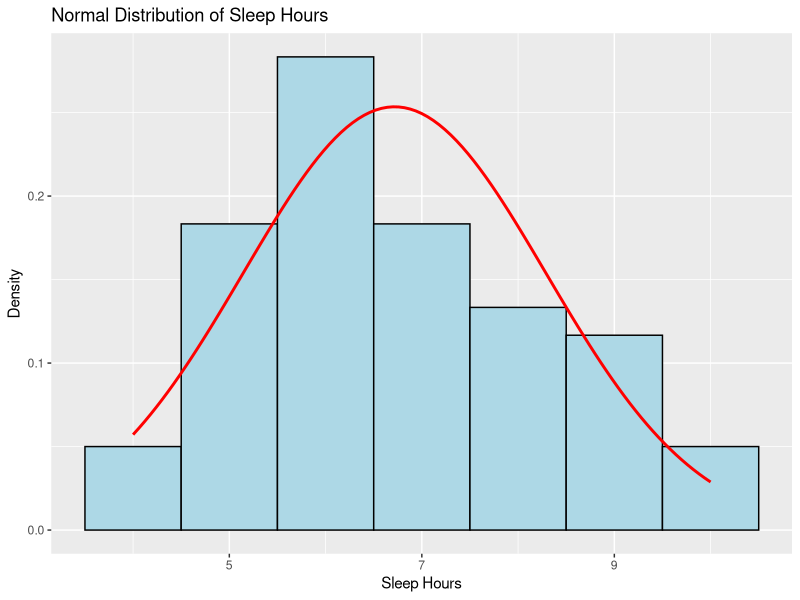
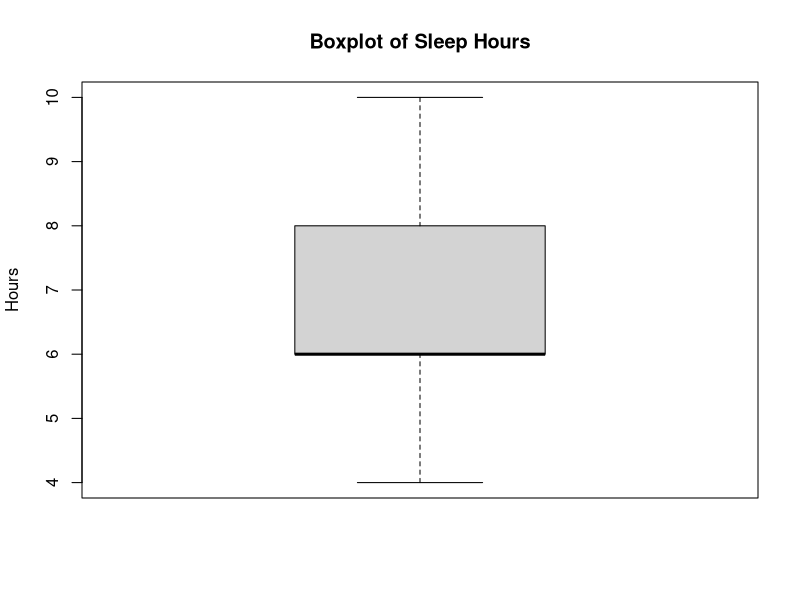

These charts were generated, in order, by the following R code:
## ---- chunk 1
# 1. DATA
sleep_data <- c(7, 7, 5, 6, 6, 6, 5, 6, 6, 6,
                6, 8, 6, 6, 9, 7, 7, 9, 7, 8,
                8, 7, 7, 8, 5, 4, 9, 10, 9, 8,
                6, 5, 4, 10, 7, 5, 6, 7, 4, 5,
                7, 6, 5, 6, 8, 9, 10, 5, 6, 6, 
                5, 8, 9, 9, 6, 5,  6, 7, 5, 8  )

summary(sleep_data)

# Create frequency table
freq_table <- as.data.frame(table(sleep_data))
colnames(freq_table) <- c("Sleep_Hours", "Frequency")
freq_table

# Calculate mean and standard deviation
mean_sleep <- mean(sleep_data)
sd_sleep <- sd(sleep_data)
cat("Mean: ", mean_sleep)
cat("Standard Deviation: ",sd_sleep)

# Plot normal distribution curve (updated ggplot2 syntax)
library(ggplot2)

ggplot(data.frame(sleep_data), aes(x = sleep_data)) +
  geom_histogram(aes(y = after_stat(density)), binwidth = 1, fill = "lightblue", color = "black") +
  stat_function(fun = dnorm, args = list(mean = mean_sleep, sd = sd_sleep), 
                color = "red", linewidth = 1) +
  labs(title = "Normal Distribution of Sleep Hours",
       x = "Sleep Hours", y = "Density")

# Calculate boundaries
one_sd <- mean_sleep + c(-1, 1) * sd_sleep
two_sd <- mean_sleep + c(-2, 2) * sd_sleep
three_sd <- mean_sleep + c(-3, 3) * sd_sleep

# Percentages within each range
within_1sd <- mean(sleep_data >= one_sd[1] & sleep_data <= one_sd[2]) * 100
within_2sd <- mean(sleep_data >= two_sd[1] & sleep_data <= two_sd[2]) * 100
within_3sd <- mean(sleep_data >= three_sd[1] & sleep_data <= three_sd[2]) * 100

data.frame(
  Range = c("Within 1 SD", "Within 2 SD", "Within 3 SD"),
  Percentage = c(within_1sd, within_2sd, within_3sd)
)

# Check symmetry and outliers
boxplot(sleep_data, main = "Boxplot of Sleep Hours", ylab = "Hours")
